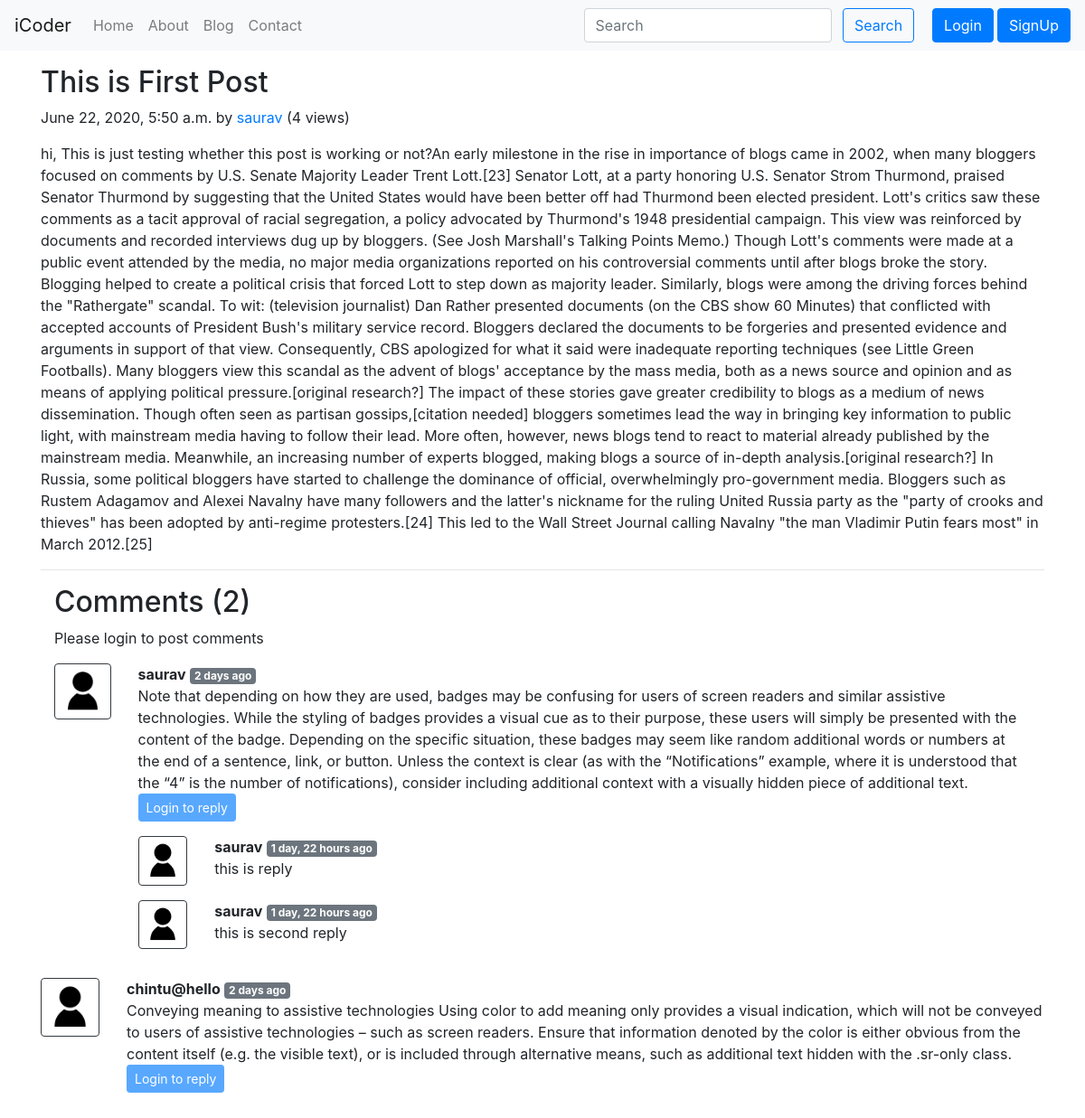
/blog/first-post/, run on the app's committed database.
### blog/models.py (models this page shows, shortened)
class Post(models.Model):
    sno = models.AutoField(primary_key=True)
    slug = models.CharField(max_length=130)
    views = models.IntegerField(default=0)
    title = models.CharField(max_length=255)
    content = models.TextField()
    author = models.CharField(max_length=50)
    timeStamp = models.DateTimeField(blank=True)

class BlogComment(models.Model):
    sno = models.AutoField(primary_key=True)
    comment = models.TextField()
    user = models.ForeignKey(User, on_delete=models.CASCADE)
    post = models.ForeignKey(Post, on_delete=models.CASCADE)
    parent = models.ForeignKey('self', on_delete=models.CASCADE, null=True)
    timeStamp = models.DateTimeField(default=now)

### blog/views.py (the view)
# urls.py: path('<str:slug>/', views.blogPost, name='home'),
def blogPost(request, slug):
    post = Post.objects.filter(slug=slug).first()
    post.views = post.views +1
    post.save()
    comments = BlogComment.objects.filter(post=post, parent=None)
    replies = BlogComment.objects.filter(post=post).exclude(parent=None)
    repDict = {}
    for reply in replies:
        if reply.parent.sno not in repDict.keys():
            repDict[reply.parent.sno] = [reply]
        else:
            repDict[reply.parent.sno].append(reply)
    context = {'post': post, 'comments': comments, 'repDict': repDict}
    return render(request, 'blog/blogPost.html', context)

### blog/templatetags/extras.py (called while the page is built)
@register.filter(name='get_val')
def get_val(dict, key):
    return dict.get(key)

### templates/blog/blogPost.html (shortened to what this page needs)
{% extends 'base.html' %}
{% block body %}
{% load humanize %}
{% load extras %}
<div class="container my-3">
  <div class="blog-post">
    <h2 class="blog-post-title">{{post.title}}</h2>
    <p class="blog-post-meta">{{post.timeStamp}} by <a href="/about">{{post.author}}</a> (<span>{{post.views}}
        views</span>)</p>
    <p>{{post.content| safe}}</p>
    <hr>
  </div>
  <div class="container">
    <div class="my-2">
      <h2>Comments ({{comments.count}})</h2>
      {% if user.is_authenticated %}
      <form action="/blog/postComment" method="post">{% csrf_token %}
        <div class="form-group">
          <input type="hidden" name="postSno" value="{{post.sno}}">
          <input type="hidden" name="parentSno" value="">
          <label for="exampleInputEmail1">Post Comment</label>
          <input type="text" class="form-control" name="comment" placeholder="Enter Comment here">
        </div>
        <button type="submit" class="btn btn-primary">Submit</button>
      </form>
    </div>
    {% else %}
    <p>Please login to post comments</p>
    {% endif %}
    {% for comment in comments %}
    <div class="row my-3">
      <div class="col-md-1">
        <img src="/static/img/hiclipart.com.png" alt="user" class="w-100 p-1 border border-dark rounded">
      </div>
      <div class="col-md-11"><b>{{comment.user.username}}</b> <span
          class="badge badge-secondary">{{comment.timeStamp| naturaltime}}</span>
        <div>{{comment.comment}}</div>
        <div class="reply mx-0">
          {% if user.is_authenticated %}
          <button class="btn btn-sm btn-primary" type="button" data-toggle="collapse"
            data-target="#replyBox{{comment.sno}}" aria-expanded="false" aria-controls="replyBox{{comment.sno}}">
            Reply
          </button>
          <div class="collapse" id="replyBox{{comment.sno}}">
            <div class="card card-body my-2">
              <form action="/blog/postComment" method="post">{% csrf_token %}
                <div class="form-group">
                  <input type="hidden" name="postSno" value="{{post.sno}}">
                  <input type="hidden" name="parentSno" value="{{comment.sno}}">
                  <label for="comment">Post a Reply</label>
                  <input type="text" class="form-control" name="comment" placeholder="Enter Comment here">
                </div>
                <button type="submit" class="btn btn-primary">Submit</button>
              </form>
            </div>
          </div>
          {% else %}
          <button class="btn btn-sm btn-primary disabled" type="button" data-toggle="collapse"
            data-target="#replyBox{{comment.sno}}" aria-expanded="false" aria-controls="replyBox{{comment.sno}}">
            Login to reply
          </button>
          {% endif %}
          <div class="replies my-2">
            {% for reply in repDict|get_val:comment.sno %}
            <div class="row my-3">
              <div class="col-md-1">
                <img src="/static/img/hiclipart.com.png" alt="user" class="w-100 p-1 border border-dark rounded">
              </div>
              <div class="col-md-11"><b>{{reply.user.username}}</b>
                <span class="badge badge-secondary">{{reply.timeStamp| naturaltime}}</span>
                <div>{{reply.comment}}</div>
              </div>
            </div>
            {% endfor %}
          </div>
        </div>
      </div>
      {% endfor %}
    </div>
    {% endblock body %}

### data on the page
Post: title "This is First Post", timeStamp "June 22, 2020, 5:50 a.m.", author "saurav", views "4", content "hi, This is just testing whether this post is working or not?An early milestone in the rise in importance of blogs came in 2002, when many bloggers focused on comments by U.S. Senate Majority Leader Trent Lott.[23] Senator Lott, at a party honoring U.S. Senator Strom Thurmond, praised Senator Thurmond by suggesting that the United States would have been better off had Thurmond been elected president. Lott's critics saw these comments as a tacit approval of racial segregation, a policy advocated by Thurmond's 1948 presidential campaign. This view was reinforced by documents and recorded interviews dug up by bloggers. (See Josh Marshall's Talking Points Memo.) Though Lott's comments were made…"
BlogComment: user.username "saurav", timeStamp "2 days ago", comment "Note that depending on how they are used, badges may be confusing for users of screen readers and similar assistive technologies. While the styling of badges provides a visual cue as to their purpose, these users will simply be presented with the content of the badge. Depending on the specific situation, these badges may seem like random additional words or numbers at the end of a sentence, link, or button. Unless the context is clear (as with the “Notifications” example, where it is understood that the “4” is the number of notifications), consider including additional context with a visually hidden piece of additional text."
BlogComment: user.username "saurav", timeStamp "1 day, 22 hours ago", comment "this is reply"
BlogComment: user.username "saurav", timeStamp "1 day, 22 hours ago", comment "this is second reply"
BlogComment: user.username "chintu@hello", timeStamp "2 days ago", comment "Conveying meaning to assistive technologies Using color to add meaning only provides a visual indication, which will not be conveyed to users of assistive technologies – such as screen readers. Ensure that information denoted by the color is either obvious from the content itself (e.g. the visible text), or is included through alternative means, such as additional text hidden with the .sr-only class."

### other printed values
{{ comments.count }} "2"
